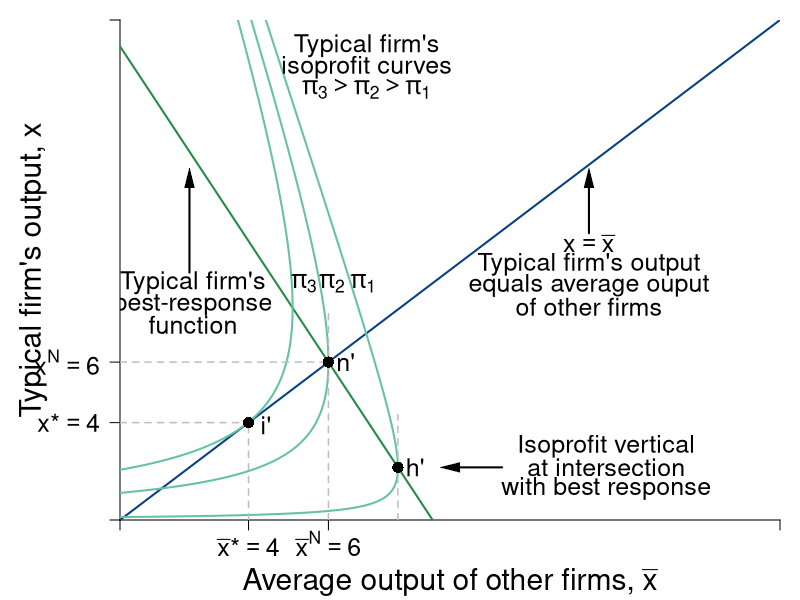

The R script that drew this image:
require(shape)
pdf(file = "competitionmarkets/competition_average.pdf", width = 9, height = 7)

#Set parameters for graphics
axislabelsize <- 1.8
labelsize <- 1.5
namesize <- 1.8
annotatesize <- 1.5
graphlinewidth <- 2
segmentlinewidth <- 1.5

COL <- c("#7fc97f", "#beaed4", "#fdc086", "#ffff99", "#386cb0", "#f0027f", "#bf5b17", "#666666")
COLA <- c("#99d8c9","#66c2a4","#41ae76", "#238b45", "#005824")
COLB <- c("#4eb3d3", "#2b8cbe", "#0868ac","#084081")

par(mar =  c(4, 6, 1, 1))

piA <- function(xbar, x, s = 0.5, pmax = 20, c1 = 2, n = 5) {
  (pmax - s*(n - 1)*xbar)*x - s*(x)^2 - c1*x
}

brfA <- function(xbar, s = 0.5, pmax = 20, c1 = 2, n = 5) {
  (pmax - c1)/(2*s) - ((n-1)/(2))*xbar
}

Equal45 <- function(xbar, slope = 1){
  slope*xbar
}

xANEcomp <- function(pbar, c1 = 2, n = 8, beta = 0.5){
  (1/(n+1))*(pbar - c1)/beta
}


xlims <- c(0, 19)
ylims <- c(0, 19)

npts <- 501 
x <- seq(xlims[1], xlims[2], length.out = npts)
y <- seq(ylims[1], ylims[2], length.out = npts) 
a <- c(2, 18, 32.5)
b <- c(60, 72, 81)


plot(0, 0, xlim = xlims, ylim = ylims, type = "n",
     xlab = expression(paste("")),
     ylab = expression(paste("")), 
     xaxt = "n", 
     yaxt = "n", 
     cex.lab = axislabelsize, 
     bty = "n",
     xaxs="i", 
     yaxs="i")

ticksy <- c(0, 3.7, 6, ylims[2])
ylabels <- c(NA, expression(paste(x,"*") == 4), expression(paste(x^N) == 6), NA)
ticksx <- c(0, 3.7, 6, xlims[2])
xlabels <- c(NA, expression(paste(bar(x),"*" == 4)), expression(paste(bar(x)^{N} == 6)), NA)


axis(1, at = ticksx, pos = 0, labels = xlabels, cex.axis = labelsize)
axis(2, at = ticksy, pos = 0, labels = ylabels, las = 1, cex.axis = labelsize)

npts <- 500 
xx1 <- seq(xlims[1], xlims[2], length.out = npts)

lines(xx1, brfA(xx1, s = 0.5, pmax = 20, c1 = 2, n = 5), col = COLA[4], lwd = graphlinewidth)
lines(xx1, Equal45(xx1, slope = 1), col = COLB[4], lwd = graphlinewidth)

contour(x, y,
        outer(x, y, piA),
        #labels = c("v1", "v2", "v3"),
        drawlabels = FALSE,
        col = COLA[2],
        #xlab = expression(paste("A's Apples, ", x)),
        #ylab = expression(paste("A's Oranges, ", y)),
        #cex.lab = axislabelsize,
        lwd = graphlinewidth,
        levels = a,
        xaxs="i",
        yaxs="i",
        add = TRUE)

mtext(expression(paste("Average output of other firms, ", bar(x))), side=1, line = 3, cex = axislabelsize)
text(-2.5, 0.5*ylims[2], expression(paste("Typical firm's output, ", x)), xpd = TRUE, cex = axislabelsize, srt = 90) 




segments(0, 6, 6, 6, lty = 2, col = "gray" , lwd = segmentlinewidth)
segments(6, 0, 6, 8, lty = 2, col = "gray" , lwd = segmentlinewidth)
points(6, 6, pch = 16, col = "black", cex = 1.5)
text(6.5, 6, expression(paste(n,"'")), cex = labelsize)
segments(0, 3.7, 3.7, 3.7, lty = 2, col = "gray" , lwd = segmentlinewidth)
segments(3.7, 0, 3.7, 3.7, lty = 2, col = "gray" , lwd = segmentlinewidth)
points(3.7, 3.7, pch = 16, col = "black", cex = 1.5)
text(4.2, 3.6, expression(paste(i,"'")), cex = labelsize)
segments(8, brfA(xbar = 8) - 2, 8, brfA(xbar = 8) + 2, lty = 2, col = "gray" , lwd = segmentlinewidth)
points(8, brfA(xbar = 8), pch = 16, col = "black", cex = 1.5)
text(8.5, brfA(xbar = 8), expression(paste(h,"'")), cex = labelsize)


text(14, brfA(xbar = 8) + 0.8, expression(paste("Isoprofit vertical")), cex = annotatesize)
text(14, brfA(xbar = 8), expression(paste("at intersection")), cex = annotatesize)
text(14, brfA(xbar = 8) - 0.8, expression(paste("with best response")), cex = annotatesize)
Arrows(11, brfA(xbar = 8), 9.5, brfA(xbar = 8), col = "black", lty = 1, lwd = 2, arr.type = "triangle", arr.lwd = 0.5)

Arrows(13.5, 10.9, 13.5, 13, col = "black", lty = 1, lwd = 2, arr.type = "triangle", arr.lwd = 0.5)
text(13.5, 10.5, expression(paste(x == bar(x))), cex = annotatesize)
text(13.5, 9.7, expression(paste("Typical firm's output")), cex = annotatesize)
text(13.5, 8.9, expression(paste("equals average ouput")), cex = annotatesize)
text(13.5, 8.1, expression(paste("of other firms")), cex = annotatesize)

text(2.1, 9, expression(paste("Typical firm's")), cex = annotatesize)
text(2.1, 8.2, expression(paste("best-response")), cex = annotatesize)
text(2.1, 7.4, expression(paste("function")), cex = annotatesize)
Arrows(2, 9.4, 2, 13, col = "black", lty = 1, lwd = 2, arr.type = "triangle", arr.lwd = 0.5)


#Label the iso-welfare functions for the HG, Aisha
text(7, 9, expression(pi[1]), cex = annotatesize)
text(6.1, 9, expression(pi[2]), cex = annotatesize)
text(5.3, 9, expression(pi[3]), cex = annotatesize)
text(7.1, 18, expression("Typical firm's"), cex = annotatesize)
text(7.1, 17.2, expression("isoprofit curves"), cex = annotatesize)
text(7.1, 16.4, expression(paste(pi[3] > pi[2], phantom() > pi[1])), cex = annotatesize)


#B's brf
text(7, 30, expression(paste("A's best response")), cex = annotatesize)
text(7, 29, expression(paste("function")), cex = annotatesize)
Arrows(7, 28.2, 7, 23.5, col = "black", lty = 1, lwd = 2, arr.type = "triangle", arr.lwd = 0.5)


dev.off()
